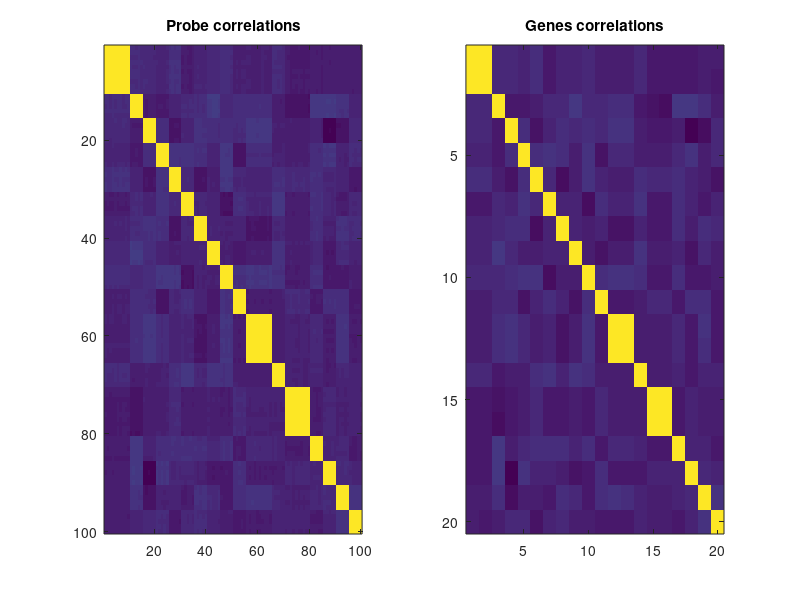

This figure's MATLAB source: (Note: this script raises an error after producing the figure.)
clear all; clc;
% Test Case: 

% Data generation
n = 1000;
m = 100;
d = 20;
b = m/d;
X = zeros(n,m);
W = zeros(m,d);
repprop = 0.25;
noise = 0.1;
for i = 1:d
    ind = (1+(i-1)*b):(i*b);
    if rand > repprop || i==1
        sig = randn(n,1);
    end
    X(:,ind) = sig*ones(1,b) + noise * randn(n,b);
    W(ind,i) = rand(b,1);
end

% How does true W looks like?
%figure; imagesc(W)
%figure; imagesc(corr(X).*~eye(size(X,2)))
figure; 
subplot(1,2,1); imagesc(corr(X)); title("Probe correlations")
K = X * W;
%figure; imagesc(corr(K).*~eye(size(K,2)))
subplot(1,2,2); imagesc(corr(K)); title("Genes correlations");


% Run the algorihtm 
L = X*W;
S = corr(L);
Wl = estW_cor(X,S,W);

% How does estiameted W look like?
figure; 
% Normizalized by column sum
subplot(1,2,1); imagesc(zscore(Wl,[],1)); title("Estimated  (Z-scored)");
subplot(1,2,2); imagesc(zscore(W,[],1)); title("True W (Z-scored)");

figure; plot(zscore(W(W~=0)));
hold on; plot(zscore(Wl(W~=0))); title("Ture w and estimaed W on non-zeros entries (Z-score)")

Khat = X * Wl;
% How does the estimated correlations across genes compared to the given 
figure; 
subplot(1,2,1); imagesc(corr(Khat)); title("Estimated correlations for gene expression");
subplot(1,2,2); imagesc(corr(K)); title("True correlations for gene expression");

